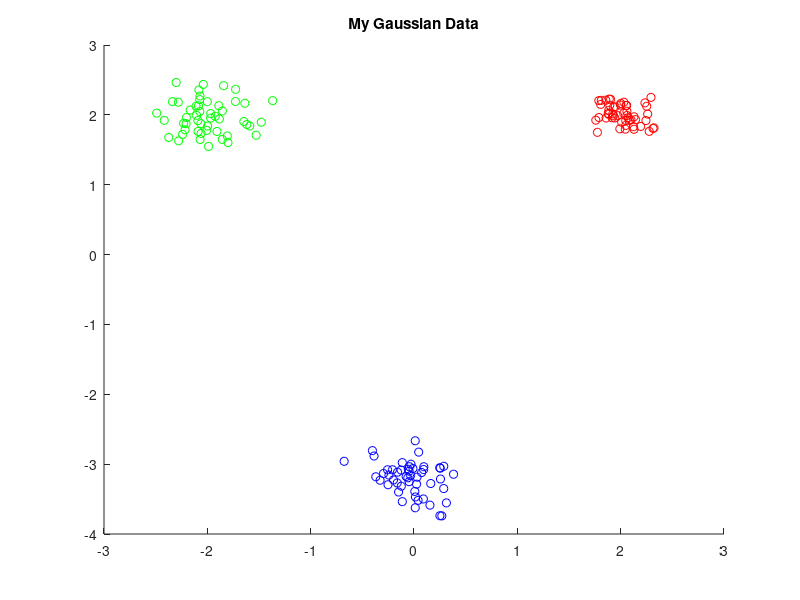

This chart was generated by the following MATLAB code: (Note: this script raises an error after producing the figure.)
% EC 414 - HW 3 - Spring 2022
% K-Means starter code

clear, clc, close all;

%% %%%%% 3.2 Generate Gaussian data and Implement k-means: %%%%% %%
%% 3.2a
% Intializing mean vectors
mu1 = [2, 2]';
mu2 = [-2,  2]';
mu3 = [0, -3.25]';

% Intializing covariance vectors
identityMatrix = [1, 0; 0, 1];
sigma1 = 0.02 .* identityMatrix;
sigma2 = 0.05 .* identityMatrix;
sigma3 = 0.07 .* identityMatrix;

% Creating Gaussian Data Clusters
gaussian1 = mvnrnd(mu1,sigma1,50);
gaussian2 = mvnrnd(mu2,sigma2,50);
gaussian3 = mvnrnd(mu3,sigma3,50);

% Create Scatter Plot
% First Gaussian Data
% figure
scatter(gaussian1(:,1), gaussian1(:, 2), 'r');
hold on
scatter(gaussian2(:,1), gaussian2(:, 2), 'g');
hold on
scatter(gaussian3(:,1), gaussian3(:, 2), 'b');
hold on

% title
title('My Gaussian Data')

% Initializations
k = 3;
converged = 0;
iteration = 0;
convergence_threshold = 0.025;
DATA = [gaussian1; gaussian2;  gaussian3];
% MU_init = [3 3; -4, -1; 2 -4];

% Creating iterator
% current_MU = MU_init;

%% 3.2b
% MU_init2 = [-0.14 2.6; 3.15 -0.84; -3.28 -1.58];

% Creating iterator
% current_MU = MU_init2;

%% 3.2c

% Initializations
wcss = [];
trailMUs = [];
iteration = 0;

for i = 1 : 10
    
    % Initialize 3 random centers
    MU_init = getRandom_centers(DATA, 3);
    num_mu = length(MU_init);
    
    % Creating iterator
    current_MU = MU_init;
    converged = 0;
    
    iteration = iteration + 1;
     fprintf('Iteration: %d\n',iteration)
    
    while (converged==0)
     
     %% CODE - Assignment Step - Assign each data observation to the cluster with the nearest mean:
     labels = assignDatapoints(DATA, current_MU);
     
     %% CODE - Mean Updating - Update the cluster means
     newMU_init = recalculateCentriod(DATA, labels, num_mu);
     
     %% CODE 4 - Check for convergence 
     convergenceMetric = abs( sum( sum (newMU_init - current_MU) ) );
     if (convergenceMetric <= convergence_threshold)
         
         % Set converged to true
         converged=1;
         
         % If converged, get WCSS metric
         cost = WCSS(DATA, labels, current_MU, num_mu);
          
     else
         % If not converged, update current MU
          current_MU = newMU_init;
     end
    end
    wcss = [wcss cost];
    trailMUs = [trailMUs ; current_MU];
    
end

% %% K-Means implementation
% 
%  while (converged==0)
%       iteration = iteration + 1;
%       fprintf('Iteration: %d\n',iteration)
%       
%  
%      %% CODE - Assignment Step - Assign each data observation to the cluster with the nearest mean:
%      labels = assignDatapoints(DATA, current_MU);
%      
%      %% CODE - Mean Updating - Update the cluster means
%      newMU_init = recalculateCentriod(DATA, labels, num_mu);
%      
%      %% CODE 4 - Check for convergence 
%      convergenceMetric = abs((newMU_init - current_MU) / current_MU);
%      if (convergenceMetric <= convergence_threshold)
%          converged=1;
%      end
%      
%      % If not converged, update current MU
%      current_MU = newMU_init;
%      
%      %% CODE 5 - Plot clustering results if converged:
%      
%      if (converged == 1)
%          fprintf('\nConverged.\n')
%          
%          % Getting points for each label
%          labeledData_1 = DATA((find(labels == 1)), :);
%          labeledData_2 = DATA((find(labels == 2)), :);
%          labeledData_3 = DATA((find(labels == 3)), :);
%          
%          % Create Scatter Plot
%          % figure
%          scatter(labeledData_1(:,1), labeledData_1(:, 2), 'r');
%          hold on
%          scatter(labeledData_2(:,1), labeledData_2(:, 2), 'g');
%          hold on
%          scatter(labeledData_3(:,1), labeledData_3(:, 2), 'b');
% 
%         % label axis and title
%         xlabel('First Feature')
%         ylabel('Second Feature')
%         title('k-means = 3 clusters')
%          
%          %% If converged, get WCSS metric
%          % Add code below
%          
%      end
%      
%      %%%%%%%%%%%%%%%%%%%%%%%%%%%%%%%%%%%%%%%%%%%%%%%%
%  end  
%% Generate NBA data:
% % Add code below:
% 
% % HINT: readmatrix might be useful here
% 
%% Problem 3.2(f): Generate Concentric Rings Dataset using
% % sample_circle.m provided to you in the HW 3 folder on Blackboard.
